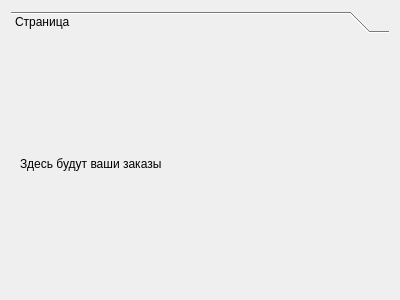
<?xml version="1.0" encoding="UTF-8"?>
<ui version="4.0">
 <class>UserProfileWidget</class>
 <widget class="QWidget" name="UserProfileWidget">
  <property name="geometry">
   <rect>
    <x>0</x>
    <y>0</y>
    <width>400</width>
    <height>300</height>
   </rect>
  </property>
  <property name="windowTitle">
   <string>Form</string>
  </property>
  <layout class="QHBoxLayout" name="horizontalLayout">
   <item>
    <widget class="QToolBox" name="toolBox">
     <property name="currentIndex">
      <number>0</number>
     </property>
     <widget class="QWidget" name="defaultPage">
      <attribute name="label">
       <string>Страница</string>
      </attribute>
      <layout class="QHBoxLayout" name="horizontalLayout_2">
       <item>
        <widget class="QLabel" name="label">
         <property name="text">
          <string>Здесь будут ваши заказы</string>
         </property>
        </widget>
       </item>
      </layout>
     </widget>
    </widget>
   </item>
  </layout>
 </widget>
 <resources/>
 <connections/>
</ui>
